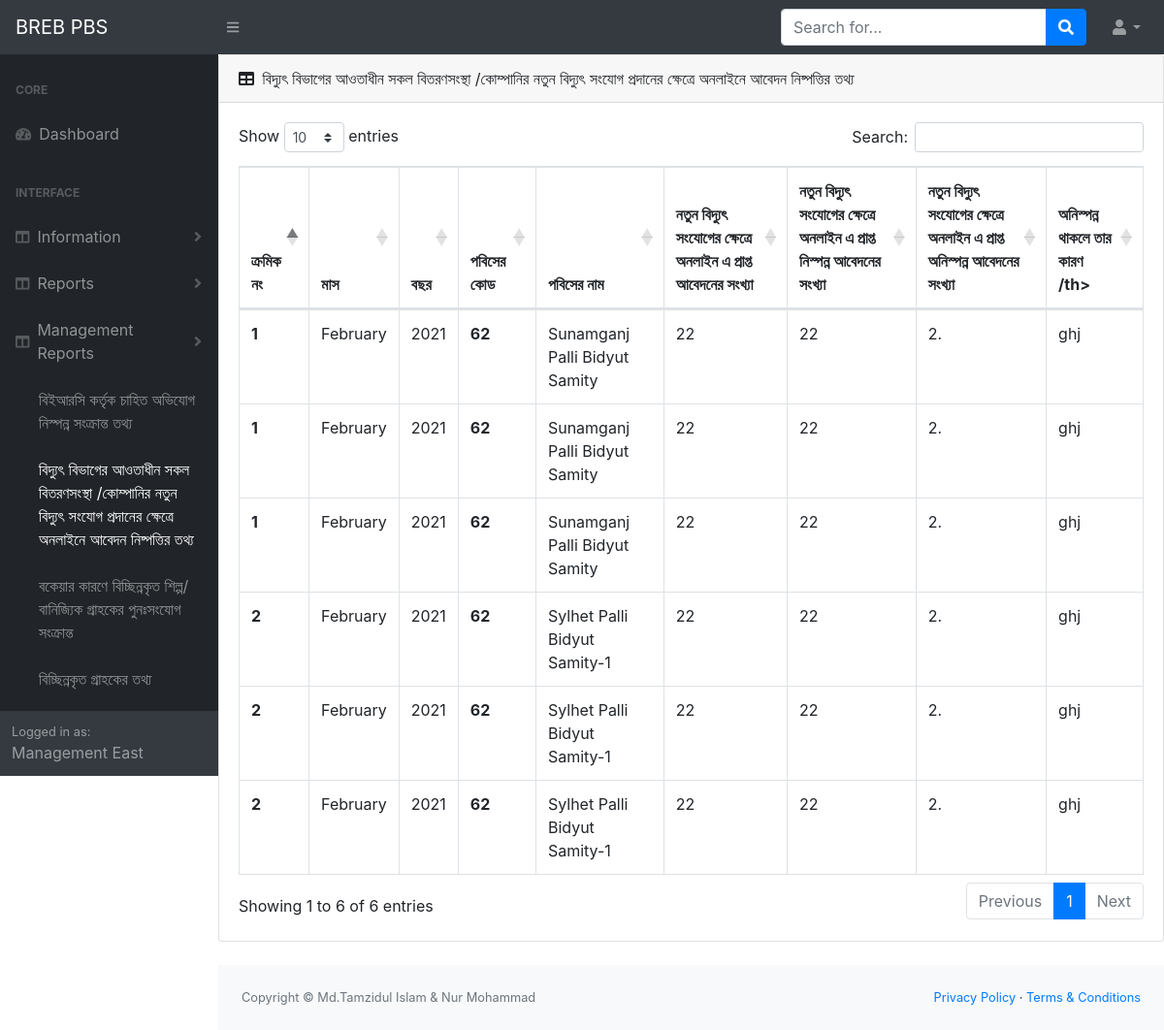
The app's page /m-new-con-info (signed in) with its own data.
### infoapp/models.py (models this page shows, shortened)
class PbsInfo(models.Model):
    user=models.OneToOneField(User, on_delete=models.CASCADE)
    pbs_name=models.CharField(max_length=50)
    pbs_name_benglai=models.CharField(max_length=50)
    pbs_code=models.IntegerField(blank=True, null= True)
    management_code=models.IntegerField(blank=True, null=True)
    address=models.TextField(blank=True, null=True)
    mobile_no=models.TextField(blank=True , null=True)

class NewOnlineConnection(models.Model):
    pbs_code=models.IntegerField(blank=True, null=True)
    management_code=models.IntegerField(blank=True,null=True)
    month=models.CharField(max_length=10, blank=True, null=True)
    year=models.CharField(max_length=10,blank=True, null=True)
    total_app=models.CharField(max_length=250, blank=True,null=True)
    total_solve_app=models.CharField(max_length=250, blank=True, null=True)
    cause_of_unsolve=models.TextField(max_length=250, blank=True, null=True)
    remark=models.TextField(max_length=250, blank=True, null=True)

### infoapp/views.py (the view)
# urls.py: path('m-new-con-info', views.m_new_con_info , name='m_new_con_info'),
def m_new_con_info(request):
    current_user=request.user
    user_id=current_user.id
    user_management_info=ManagementInfo.objects.get(user__pk=user_id)
    user_pbs_management_info=PbsInfo.objects.filter(management_code=user_management_info.management_code)
    my_data=NewOnlineConnection.objects.filter(management_code=user_management_info.management_code)
    context={'my_data':my_data,'user_pbs_management_info':user_pbs_management_info}
    return render(request, 'm_new_con_info.html',context)

### templates/m_new_con_info.html
{% extends 'base.html'%}
{% block content %}
<div class="card mb-4">
  <div class="card-header">
      <i class="fas fa-table mr-1"></i>
      বিদ্যুৎ বিভাগের আওতাধীন সকল বিতরণসংস্থা /কোম্পানির নতুন বিদ্যুৎ সংযোগ প্রদানের ক্ষেত্রে অনলাইনে আবেদন নিষ্পত্তির তথ্য
  </div>
  <div class="card-body">
      <div class="table-responsive">
          <table class="table table-bordered" id="dataTable" width="100%" cellspacing="0">
              <thead>
                <tr>
                  <th scope="col">ক্রমিক নং</th>
                  <th scope="col">মাস</th>
                  <th scope="col">বছর</th>
                  <th scope="col">পবিসের কোড</th>
                  <th scope="col">পবিসের নাম</th>
                  <th scope="col">নতুন বিদ্যুৎ সংযোগের ক্ষেত্রে অনলাইন এ প্রাপ্ত আবেদনের সংখ্যা </th>
                  <th scope="col">নতুন বিদ্যুৎ সংযোগের ক্ষেত্রে অনলাইন এ প্রাপ্ত নিস্পন্ন আবেদনের সংখ্যা </th>
                  <th scope="col">নতুন বিদ্যুৎ সংযোগের ক্ষেত্রে অনলাইন এ প্রাপ্ত অনিস্পন্ন আবেদনের সংখ্যা </th>
                  <th scope="col">অনিস্পন্ন থাকলে তার কারণ /th>
                </tr>
              </thead>
              <tbody>
                {% for my_data in my_data%}
                {% for i in user_pbs_management_info%}
              <tr>
                <th>{{ forloop.counter }}</th>
                <td>{{ my_data.month }}</td>
                <td>{{ my_data.year }}</td>
                <th scope="row">{{ my_data.pbs_code }}</th>
                <td>{{ i.pbs_name }}</td>
                <td>{{ my_data.total_app }}</td>
                <td>{{ my_data.total_solve_app }}</td>
                <td>{{ my_data.cause_of_unsolve }}</td>
                <td>{{ my_data.remark }}</td>
              </tr>
              {% endfor %}
              {% endfor %}
              </tbody>
          </table>
      </div>
  </div>
</div>
{% endblock %}

### templates/base.html (shortened to what this page needs)
{% load static %}
<!DOCTYPE html>
<html lang="en">
    <head>
        <link href="{% static 'css/styles.css'%}" rel="stylesheet" />
        <link href="https://cdn.datatables.net/1.10.20/css/dataTables.bootstrap4.min.css" rel="stylesheet" />
    </head>
    <body class="sb-nav-fixed">
        <nav class="sb-topnav navbar navbar-expand navbar-dark bg-dark">
            <a class="navbar-brand" href="home_page.html">BREB PBS</a>
            <button class="btn btn-link btn-sm order-1 order-lg-0" id="sidebarToggle" href="#"><i class="fas fa-bars"></i></button>
            <form class="d-none d-md-inline-block form-inline ml-auto mr-0 mr-md-3 my-2 my-md-0">
                <div class="input-group">
                    <input class="form-control" type="text" placeholder="Search for..." aria-label="Search" aria-describedby="basic-addon2" />
                    <div class="input-group-append">
                        <button class="btn btn-primary" type="button"><i class="fas fa-search"></i></button>
                    </div>
                </div>
            </form>
            <ul class="navbar-nav ml-auto ml-md-0">
                <li class="nav-item dropdown">
                    <a class="nav-link dropdown-toggle" id="userDropdown" href="#" role="button" data-toggle="dropdown" aria-haspopup="true" aria-expanded="false"><i class="fas fa-user fa-fw"></i></a>
                </li>
            </ul>
        </nav>
        <div id="layoutSidenav">
            <div id="layoutSidenav_nav">
                <nav class="sb-sidenav accordion sb-sidenav-dark" id="sidenavAccordion">
                    <div class="sb-sidenav-menu">
                        <div class="nav">
                            <div class="sb-sidenav-menu-heading">Core</div>
                            <a class="nav-link" href="index.html">
                                <div class="sb-nav-link-icon"><i class="fas fa-tachometer-alt"></i></div>
                                Dashboard
                            </a>
                            <div class="sb-sidenav-menu-heading">Interface</div>
                            <a class="nav-link collapsed" href="#" data-toggle="collapse" data-target="#collapseLayouts" aria-expanded="false" aria-controls="collapseLayouts">
                                <div class="sb-nav-link-icon"><i class="fas fa-columns"></i></div>
                                Information
                                <div class="sb-sidenav-collapse-arrow"><i class="fas fa-angle-down"></i></div>
                            </a>
                            <a class="nav-link collapsed" href="#" data-toggle="collapse" data-target="#collapseLayoutss" aria-expanded="false" aria-controls="collapseLayouts">
                                <div class="sb-nav-link-icon"><i class="fas fa-columns"></i></div>
                                Reports
                                <div class="sb-sidenav-collapse-arrow"><i class="fas fa-angle-down"></i></div>
                            </a>
                            <a class="nav-link collapsed" href="#" data-toggle="collaps" data-target="#collapseLayoutss" aria-expanded="false" aria-controls="collapseLayouts">
                                <div class="sb-nav-link-icon"><i class="fas fa-columns"></i></div>
                                Management Reports
                                <div class="sb-sidenav-collapse-arrow"><i class="fas fa-angle-down"></i></div>
                            </a>
                            <div class="collaps" id="collapseLayoutss" aria-labelledby="headingOne" data-parent="#sidenavAccordion">
                                <nav class="sb-sidenav-menu-nested nav">
                                    <a class="nav-link" href="{% url 'infoapp:m_berc_info' %}">বিইআরসি কর্তৃক চাহিত অভিযোগ নিস্পন্ন সংক্রান্ত তথ্য</a>
                                    <a class="nav-link" href="{% url 'infoapp:m_new_con_info' %}">বিদ্যুৎ বিভাগের আওতাধীন সকল বিতরণসংস্থা /কোম্পানির নতুন বিদ্যুৎ সংযোগ প্রদানের ক্ষেত্রে অনলাইনে আবেদন নিষ্পত্তির তথ্য</a>
                                    <a class="nav-link" href="{% url 'infoapp:m_industry_commercial_dc_rc' %}">বকেয়ার কারণে বিচ্ছিন্নকৃত শিল্প/বানিজ্যিক গ্রাহকের পুনঃসংযোগ সংক্রান্ত</a>
                                    <a class="nav-link" href="{% url 'infoapp:m_dc_consumer' %}">বিচ্ছিন্নকৃত গ্রাহকের তথ্য</a>
                                    <a class="nav-link" href="{% url 'infoapp:m_connected_consumer' %}">অবিচ্ছিন্নকৃত গ্রাহকের তথ্য</a>
                                </nav>
                            </div>
                        </div>
                    </div>
                    <div class="sb-sidenav-footer">
                        <div class="small">Logged in as:</div>
                        {{ user.first_name|title}}    {{user.last_name|title}}
                    </div>
                </nav>
            </div>
            <div id="layoutSidenav_content">
                {% block content %}
                {% endblock %}
                <footer class="py-4 bg-light mt-auto">
                    <div class="container-fluid">
                        <div class="d-flex align-items-center justify-content-between small">
                            <div class="text-muted">Copyright &copy; Md.Tamzidul Islam & Nur Mohammad</div>
                            <div>
                                <a href="#">Privacy Policy</a>
                                &middot;
                                <a href="#">Terms &amp; Conditions</a>
                            </div>
                        </div>
                    </div>
                </footer>
            </div>
        </div>
    </body>
</html>

### records on screen
NewOnlineConnection: month "February", year "2021", pbs_code "62", total_app "22", total_solve_app "22", cause_of_unsolve "2.", remark "ghj"
PbsInfo: pbs_name "Sunamganj Palli Bidyut Samity"
PbsInfo: pbs_name "Sylhet Palli Bidyut Samity-1"
NewOnlineConnection: month "February", year "2021", pbs_code "62", total_app "22", total_solve_app "22", cause_of_unsolve "2.", remark "ghj"
NewOnlineConnection: month "February", year "2021", pbs_code "62", total_app "22", total_solve_app "22", cause_of_unsolve "2.", remark "ghj"

### other values on screen
{{ user.first_name|title }} "Management"
{{ user.last_name|title }} "East"
